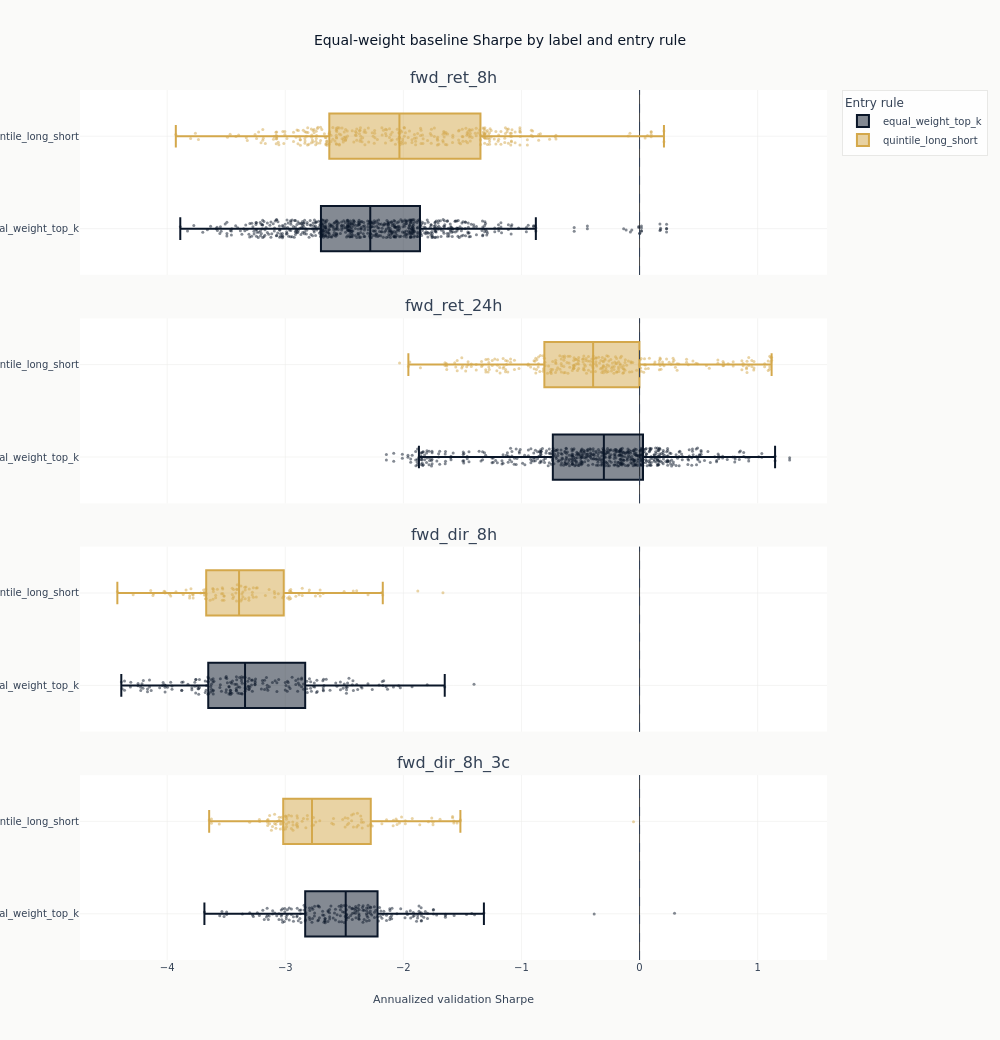

Notebook cell for this chart:
### Markdown cell above
### The spread the baseline produces

One panel per label, one distribution per entry rule, over every configuration that label
declared. The zero line is the reference: a point below it is a configuration whose ranking,
traded equally weighted and charged the declared costs and the funding it actually paid, lost
money over the validation period.

Read the *width* rather than the extreme. Every configuration in a panel saw the same contracts
over the same timestamps, so the spread within a panel is what changing the model does at fixed
sizing, and it is the quantity the later stages have to beat to be worth their extra machinery.
A panel's highest point is the largest of many draws, and how much of it is the draw rather than
the model is what [`17_strategy_analysis`](17_strategy_analysis.ipynb) accounts for.

### Code cell
panel_labels = [label for label in labels if results.filter(pl.col("label") == label).height]
fig_spread = make_subplots(
    rows=len(panel_labels),
    cols=1,
    shared_xaxes=True,
    vertical_spacing=0.05,
    subplot_titles=panel_labels,
)
rules = sorted(set(results.get_column("signal_method")))
for row, label in enumerate(panel_labels, start=1):
    for rule, color in zip(rules, (COLORS["blue"], COLORS["amber"]), strict=False):
        panel = results.filter((pl.col("label") == label) & (pl.col("signal_method") == rule))
        fig_spread.add_trace(
            go.Box(
                x=panel.get_column("sharpe").to_list(),
                name=rule,
                marker_color=color,
                boxpoints="all",
                jitter=0.4,
                pointpos=0,
                marker={"size": 3, "opacity": 0.5},
                showlegend=row == 1,
            ),
            row=row,
            col=1,
        )
    fig_spread.add_vline(
        x=0, line_width=1, line_dash="dash", line_color=COLORS["neutral"], row=row, col=1
    )
fig_spread.update_xaxes(title_text="Annualized validation Sharpe", row=len(panel_labels), col=1)
fig_spread.update_layout(
    title="Equal-weight baseline Sharpe by label and entry rule",
    height=260 * len(panel_labels),
    width=1000,
    legend_title="Entry rule",
    margin=dict(t=90),
)
show_plotly_with_alt(
    fig_spread,
    "Box plots with every configuration overlaid as a point, one panel per prediction label and "
    "one box per entry rule within each panel, showing annualized validation Sharpe. Each panel "
    "carries a dashed vertical line at zero. The distributions straddle zero in every panel and "
    "the two entry rules overlap heavily within each label, so neither rule separates from the "
    "other and no label separates from the rest.",
)

### Figure 1 — Plotly figure (JSON) as saved in the notebook; plotly's stock layout.template omitted (floating-point values rounded to 4 significant figures; data arrays with more than 128 entries replaced by an {"elided": "..."} marker saying what was removed)
{"data": [{"boxpoints": "all", "jitter": 0.4, "marker": {"color": "#0a1628", "opacity": 0.5, "size": 3}, "name": "equal_weight_top_k", "pointpos": 0, "showlegend": true, "type": "box", "x": {"elided": "692 float values"}, "xaxis": "x", "yaxis": "y"}, {"boxpoints": "all", "jitter": 0.4, "marker": {"color": "#D4A84B", "opacity": 0.5, "size": 3}, "name": "quintile_long_short", "pointpos": 0, "showlegend": true, "type": "box", "x": {"elided": "346 float values"}, "xaxis": "x", "yaxis": "y"}, {"boxpoints": "all", "jitter": 0.4, "marker": {"color": "#0a1628", "opacity": 0.5, "size": 3}, "name": "equal_weight_top_k", "pointpos": 0, "showlegend": false, "type": "box", "x": {"elided": "612 float values"}, "xaxis": "x2", "yaxis": "y2"}, {"boxpoints": "all", "jitter": 0.4, "marker": {"color": "#D4A84B", "opacity": 0.5, "size": 3}, "name": "quintile_long_short", "pointpos": 0, "showlegend": false, "type": "box", "x": {"elided": "306 float values"}, "xaxis": "x2", "yaxis": "y2"}, {"boxpoints": "all", "jitter": 0.4, "marker": {"color": "#0a1628", "opacity": 0.5, "size": 3}, "name": "equal_weight_top_k", "pointpos": 0, "showlegend": false, "type": "box", "x": {"elided": "220 float values"}, "xaxis": "x3", "yaxis": "y3"}, {"boxpoints": "all", "jitter": 0.4, "marker": {"color": "#D4A84B", "opacity": 0.5, "size": 3}, "name": "quintile_long_short", "pointpos": 0, "showlegend": false, "type": "box", "x": [-3.449, -2.952, -3.614, -2.184, -3.529, -3.519, -4.018, -2.966, -3.636, -3.685, -3.246, -2.98, -3.059, -2.174, -3.67, -3.407, -3.518, -3.673, -3.78, -2.299, -3.27, -3.676, -3.407, -4.12, -3.413, -3.534, -3.438, -2.424, -2.704, -2.954, -2.966, -3.609, -3.413, -2.965, -3.444, -3.438, -3.78, -3.022, -3.359, -3.809, -4.139, -3.575, -3.716, -3.093, -3.278, -3.013, -3.59, -4.018, -4.422, -3.27, -3.519, -3.305, -3.673, -3.308, -3.308, -3.925, -3.784, -3.09, -3.612, -3.237, -2.723, -2.955, -4.116, -3.28, -3.59, -2.705, -3.685, -3.376, -2.8, -3.376, -2.796, -3.09, -3.339, -3.691, -4.288, -1.877, -3.339, -3.865, -2.856, -3.676, -3.979, -3.84, -2.856, -3.368, -2.502, -3.246, -3.529, -3.54, -3.168, -3.359, -3.81, -3.418, -3.342, -2.883, -2.396, -2.745, -3.67, -3.799, -3.137, -3.609, -2.954, -3.97, -4.026, -2.679, -3.534, -1.665, -2.911, -3.368, -3.449, -3.333], "xaxis": "x3", "yaxis": "y3"}, {"boxpoints": "all", "jitter": 0.4, "marker": {"color": "#0a1628", "opacity": 0.5, "size": 3}, "name": "equal_weight_top_k", "pointpos": 0, "showlegend": false, "type": "box", "x": {"elided": "222 float values"}, "xaxis": "x4", "yaxis": "y4"}, {"boxpoints": "all", "jitter": 0.4, "marker": {"color": "#D4A84B", "opacity": 0.5, "size": 3}, "name": "quintile_long_short", "pointpos": 0, "showlegend": false, "type": "box", "x": [-3.625, -3.108, -2.349, -3.017, -2.998, -1.583, -3.149, -1.517, -3.017, -2.934, -3.117, -2.901, -1.749, -2.989, -3.625, -3.132, -1.545, -2.355, -2.813, -3.052, -2.99, -3.219, -2.846, -2.761, -2.389, -2.355, -1.749, -2.996, -3.645, -2.998, -3.09, -2.47, -2.948, -2.592, -3.09, -2.142, -2.338, -3.133, -2.276, -2.062, -2.813, -2.989, -3.042, -3.149, -3.04, -1.573, -2.971, -2.493, -2.438, -2.299, -2.907, -2.361, -2.053, -2.084, -1.76, -1.689, -2.276, -1.788, -3.069, -3.151, -3.042, -2.422, -1.925, -3.052, -1.983, -3.301, -2.897, -2.264, -3.559, -2.606, -2.759, -2.897, -2.395, -2.438, -2.901, -2.99, -2.182, -2.015, -2.896, -2.475, -1.583, -3.015, -2.708, -2.423, -2.592, -3.079, -2.937, -2.383, -3.033, -2.514, -3.146, -1.861, -2.971, -2.826, -2.087, -2.947, -3.033, -2.493, -3.217, -2.857, -2.934, -2.053, -1.573, -2.773, -0.0512, -2.463, -3.079, -2.033, -2.742, -1.517, -1.983], "xaxis": "x4", "yaxis": "y4"}], "layout": {"annotations": [{"font": {"size": 16}, "showarrow": false, "text": "fwd_ret_8h", "x": 0.5, "xanchor": "center", "xref": "paper", "y": 1.0, "yanchor": "bottom", "yref": "paper"}, {"font": {"size": 16}, "showarrow": false, "text": "fwd_ret_24h", "x": 0.5, "xanchor": "center", "xref": "paper", "y": 0.7375, "yanchor": "bottom", "yref": "paper"}, {"font": {"size": 16}, "showarrow": false, "text": "fwd_dir_8h", "x": 0.5, "xanchor": "center", "xref": "paper", "y": 0.475, "yanchor": "bottom", "yref": "paper"}, {"font": {"size": 16}, "showarrow": false, "text": "fwd_dir_8h_3c", "x": 0.5, "xanchor": "center", "xref": "paper", "y": 0.2125, "yanchor": "bottom", "yref": "paper"}], "height": 1040, "legend": {"title": {"text": "Entry rule"}}, "margin": {"t": 90}, "shapes": [{"line": {"color": "#334155", "dash": "dash", "width": 1}, "type": "line", "x0": 0, "x1": 0, "xref": "x", "y0": 0, "y1": 1, "yref": "y domain"}, {"line": {"color": "#334155", "dash": "dash", "width": 1}, "type": "line", "x0": 0, "x1": 0, "xref": "x2", "y0": 0, "y1": 1, "yref": "y2 domain"}, {"line": {"color": "#334155", "dash": "dash", "width": 1}, "type": "line", "x0": 0, "x1": 0, "xref": "x3", "y0": 0, "y1": 1, "yref": "y3 domain"}, {"line": {"color": "#334155", "dash": "dash", "width": 1}, "type": "line", "x0": 0, "x1": 0, "xref": "x4", "y0": 0, "y1": 1, "yref": "y4 domain"}], "title": {"text": "Equal-weight baseline Sharpe by label and entry rule"}, "width": 1000, "xaxis": {"anchor": "y", "domain": [0.0, 1.0], "matches": "x4", "showticklabels": false}, "xaxis2": {"anchor": "y2", "domain": [0.0, 1.0], "matches": "x4", "showticklabels": false}, "xaxis3": {"anchor": "y3", "domain": [0.0, 1.0], "matches": "x4", "showticklabels": false}, "xaxis4": {"anchor": "y4", "domain": [0.0, 1.0], "title": {"text": "Annualized validation Sharpe"}}, "yaxis": {"anchor": "x", "domain": [0.7875, 1.0]}, "yaxis2": {"anchor": "x2", "domain": [0.525, 0.7375]}, "yaxis3": {"anchor": "x3", "domain": [0.2625, 0.475]}, "yaxis4": {"anchor": "x4", "domain": [0.0, 0.2125]}}}
